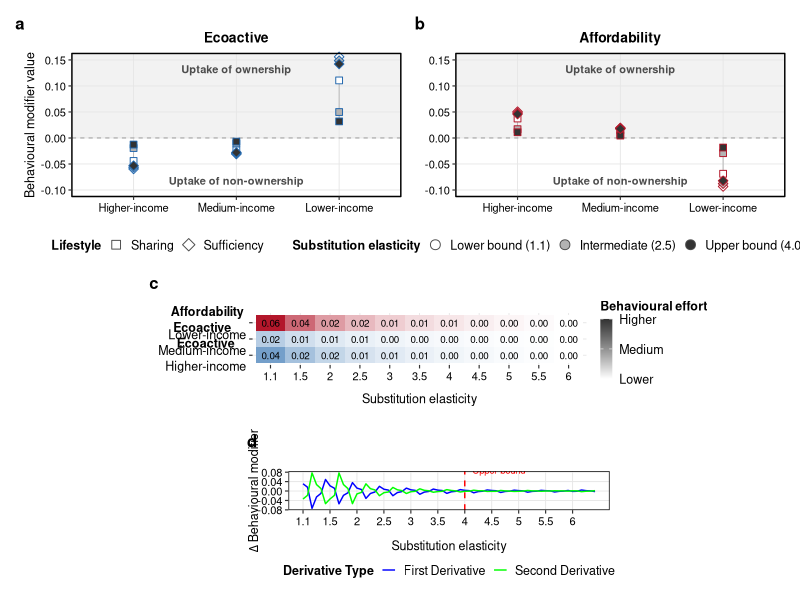

Source code (R):

data_dir        <- "~/Desktop/Paper_Rethink_Results/data_zenodo"
out_dir_default <- "~/Desktop/Paper_Rethink_Results/figures"


library(ggplot2)
library(readxl)
library(dplyr)
library(tidyr)
library(patchwork)
library(scales)
Sys.setlocale("LC_ALL", "en_US.UTF-8")

options(scipen = 999)

# ── Data from HPC sensitivity results───────────────────────────────
sigmas <- c(1.1, 1.5, 2.0, 2.5, 3.0, 3.5, 4.0, 4.5, 5.0, 5.5, 6.0)

sharing_ecoactive <- data.frame(
  sigma       = sigmas,
  lowcarbon   = c(-0.0441650390,-0.0318603515,-0.0240966796,-0.0194091796,-0.0164794921,-0.0142822265,-0.0126708984,-0.0113525390,-0.0103271484,-0.0095947265,-0.0088623046),
  cautious    = c(-0.0233642578,-0.0169189453,-0.0129638671,-0.0104736328,-0.0090087890,-0.0078369140,-0.0069580078,-0.0062255859,-0.0057861328,-0.0053466796,-0.0049072265),
  constrained = c( 0.1106689453, 0.0812255859, 0.0617431640, 0.0498779296, 0.0418212890, 0.0361083984, 0.0318603515, 0.0284912109, 0.0257080078, 0.0235107421, 0.0216064453)
)

sharing_affordability <- data.frame(
  sigma       = sigmas,
  lowcarbon   = c( 0.0374267578, 0.0273193359, 0.0208740234, 0.0169189453, 0.0142822265, 0.0123779296, 0.0110595703, 0.0100341796, 0.0091552734, 0.0084228515, 0.0078369140),
  cautious    = c( 0.0150146484, 0.0110595703, 0.0084228515, 0.0069580078, 0.0059326171, 0.0052001953, 0.0046142578, 0.0043212890, 0.0038818359, 0.0035888671, 0.0034423828),
  constrained = c(-0.0687744140,-0.0491455078,-0.0366943359,-0.0292236328,-0.0243896484,-0.0208740234,-0.0183837890,-0.0163330078,-0.0147216796,-0.0134033203,-0.0122314453)
)

sufficiency_ecoactive <- data.frame(
  sigma       = sigmas,
  lowcarbon   = c(-0.0595458984,-0.0585205078,-0.0573486328,-0.0563232421,-0.0551513671,-0.0542724609,-0.0532470703,-0.0523681640,-0.0514892578,-0.0506103515,-0.0497314453),
  cautious    = c(-0.0309814453,-0.0305419921,-0.0299560546,-0.0293701171,-0.0289306640,-0.0283447265,-0.0279052734,-0.0274658203,-0.0270263671,-0.0267333984,-0.0262939453),
  constrained = c( 0.1559326171, 0.1537353515, 0.1510986328, 0.1486083984, 0.1464111328, 0.1442138671, 0.1421630859, 0.1404052734, 0.1385009765, 0.1368896484, 0.1352783203)
)

sufficiency_affordability <- data.frame(
  sigma       = sigmas,
  lowcarbon   = c( 0.0506103515, 0.0497314453, 0.0488525390, 0.0481201171, 0.0472412109, 0.0465087890, 0.0459228515, 0.0451904296, 0.0446044921, 0.0440185546, 0.0434326171),
  cautious    = c( 0.0194091796, 0.0191162109, 0.0188232421, 0.0185302734, 0.0182373046, 0.0179443359, 0.0176513671, 0.0175048828, 0.0172119140, 0.0170654296, 0.0169189453),
  constrained = c(-0.0932373046,-0.0916259765,-0.0897216796,-0.0878173828,-0.0859130859,-0.0840087890,-0.0822509765,-0.0804931640,-0.0788818359,-0.0772705078,-0.0756591796)
)

deriv_raw <- data.frame(
  sigma     = rep(sigmas, each = 6),
  lifestyle = rep(c("Ecoactive","Ecoactive","Ecoactive",
                    "Affordability","Affordability","Affordability"), 11),
  hh        = rep(c("lowcarbon","cautious","constrained",
                    "lowcarbon","cautious","constrained"), 11),
  first_d = c(
    0.0307617187500000, 0.0161132812500000,-0.0736083985000000,
    -0.0252685547500000,-0.0098876952500000, 0.0490722655000000,
    0.0222981771111111, 0.0115559896666667,-0.0543619792222222,
    -0.0183919271111111,-0.0073242187777778, 0.0356445312222222,
    0.0124511719000000, 0.0064453125000000,-0.0313476563000000,
    -0.0104003906000000,-0.0041015625000000, 0.0199218750000000,
    0.0076171875000000, 0.0039550781000000,-0.0199218750000000,
    -0.0065917969000000,-0.0024902344000000, 0.0123046875000000,
    0.0051269531000000, 0.0026367188000000,-0.0137695312000000,
    -0.0045410157000000,-0.0017578125000000, 0.0083496094000000,
    0.0038085937000000, 0.0020507812000000,-0.0099609375000000,
    -0.0032226562000000,-0.0013183593000000, 0.0060058594000000,
    0.0029296875000000, 0.0016113281000000,-0.0076171875000000,
    -0.0023437500000000,-0.0008789063000000, 0.0045410156000000,
    0.0023437500000000, 0.0011718750000000,-0.0061523437000000,
    -0.0019042969000000,-0.0007324219000000, 0.0036621094000000,
    0.0017578125000000, 0.0008789063000000,-0.0049804688000000,
    -0.0016113281000000,-0.0007324219000000, 0.0029296875000000,
    0.0014648438000000, 0.0008789063000000,-0.0041015625000000,
    -0.0013183594000000,-0.0004394531000000, 0.0024902343000000,
    -0.0017444957272727,-0.0009721235636364, 0.0042746803818182,
    0.0015314275454545, 0.0006525212909091,-0.0024369673272727
  ),
  second_d = c(
    -0.0338541665555556,-0.0182291663333333, 0.0769856771111111,
    0.0275065105555556, 0.0102539058888889,-0.0537109371111111,
    -0.0338541665555556,-0.0182291663333333, 0.0769856771111111,
    0.0275065105555556, 0.0102539058888889,-0.0537109371111111,
    -0.0123046876000000,-0.0058593756000000, 0.0304687500000000,
    0.0099609376000000, 0.0046875004000000,-0.0199218752000000,
    -0.0070312500000000,-0.0041015620000000, 0.0152343752000000,
    0.0052734372000000, 0.0017578120000000,-0.0105468748000000,
    -0.0029296876000000,-0.0011718752000000, 0.0093750000000000,
    0.0029296876000000, 0.0011718756000000,-0.0052734376000000,
    -0.0023437500000000,-0.0011718752000000, 0.0058593748000000,
    0.0023437504000000, 0.0005859372000000,-0.0041015624000000,
    -0.0011718748000000,-0.0005859372000000, 0.0035156252000000,
    0.0011718744000000, 0.0011718748000000,-0.0017578128000000,
    -0.0011718752000000,-0.0011718752000000, 0.0023437500000000,
    0.0005859380000000,-0.0005859372000000,-0.0017578120000000,
    -0.0011718748000000, 0.0000000004000000, 0.0023437496000000,
    0.0005859372000000, 0.0005859372000000,-0.0011718756000000,
    0.0000000000000000,-0.0000000004000000, 0.0011718756000000,
    0.0005859376000000, 0.0005859380000000,-0.0005859372000000,
    0.0010697798424242, 0.0006170099212121,-0.0026944246606061,
    -0.0009011008484848,-0.0003151632969697, 0.0015935724424242
  )
) %>% mutate(row_idx = row_number())

sigma_breaks <- deriv_raw %>% group_by(sigma) %>% slice(1) %>% pull(row_idx)
sigma_labels <- as.character(sigmas)

ub_x <- deriv_raw %>% filter(sigma == 4.0) %>% slice(1) %>% pull(row_idx)
ub_y <- deriv_raw %>% filter(sigma == 4.0) %>% pull(second_d) %>% mean()

make_long <- function(df, lifestyle, behaviour) {
  df %>%
    pivot_longer(c(lowcarbon, cautious, constrained),
                 names_to = "HH_type", values_to = "Lifestyle_modifier") %>%
    mutate(
      Scenario_lifestyle = lifestyle,
      Behaviour          = behaviour,
      Elasticity         = sigma,
      Income_group       = case_when(
        HH_type == "lowcarbon"   ~ "Higher-income",
        HH_type == "cautious"    ~ "Medium-income",
        HH_type == "constrained" ~ "Lower-income"
      )
    ) %>%
    select(-sigma, -HH_type)
}

df_sharing <- bind_rows(
  make_long(sharing_ecoactive,     "Ecoactive",    "Sharing"),
  make_long(sharing_affordability, "Affordability", "Sharing")
)

df_sufficiency <- bind_rows(
  make_long(sufficiency_ecoactive,     "Ecoactive",    "Sufficiency"),
  make_long(sufficiency_affordability, "Affordability", "Sufficiency")
)

df_all <- bind_rows(df_sharing, df_sufficiency)

df_all$Income_group <- factor(df_all$Income_group,
                              levels = c("Higher-income","Medium-income","Lower-income"))
df_all$Behaviour    <- factor(df_all$Behaviour, levels = c("Sharing","Sufficiency"))

df_levels <- df_all %>%
  filter(round(Elasticity, 1) %in% c(1.1, 2.5, 4.0)) %>%
  mutate(Ecosystem = case_when(
    round(Elasticity, 1) == 1.1 ~ "Lower bound (1.1)",
    round(Elasticity, 1) == 2.5 ~ "Intermediate (2.5)",
    round(Elasticity, 1) == 4.0 ~ "Upper bound (4.0)"
  ))

df_levels$Ecosystem <- factor(df_levels$Ecosystem,
                              levels = c("Lower bound (1.1)",
                                         "Intermediate (2.5)",
                                         "Upper bound (4.0)"))

scenario_colors  <- c("Ecoactive" = "#2166AC", "Affordability" = "#B2182B")
behaviour_shapes <- c("Sharing" = 22, "Sufficiency" = 23)

# ── Theme ─────────────────────────────────────────────────────────────────────
theme_nature <- function() {
  theme_bw(base_size = 10) +
    theme(
      panel.grid.major  = element_line(color = "grey90", linewidth = 0.3),
      panel.grid.minor  = element_blank(),
      panel.border      = element_rect(color = "black", linewidth = 0.5),
      axis.title        = element_text(size = 9),
      axis.text         = element_text(size = 8, color = "black"),
      axis.ticks        = element_line(linewidth = 0.4),
      legend.position   = "bottom",
      legend.title      = element_text(size = 9, face = "bold"),
      legend.text       = element_text(size = 9),
      legend.key.size   = unit(0.4, "cm"),
      legend.background = element_blank(),
      plot.title        = element_text(size = 10, face = "bold", hjust = 0.5),
      plot.margin       = margin(5, 5, 5, 5)
    )
}

create_levels_panel <- function(data, scenario_name, title, show_y_label = TRUE) {
  subset_data <- data %>% filter(Scenario_lifestyle == scenario_name)
  
  ggplot(subset_data,
         aes(x     = Income_group,
             y     = Lifestyle_modifier,
             color = Scenario_lifestyle,
             shape = Behaviour,
             group = interaction(Income_group, Scenario_lifestyle, Behaviour))) +
    annotate("rect", xmin = -Inf, xmax = Inf, ymin = 0, ymax = Inf,
             fill = "grey90", alpha = 0.5) +
    geom_hline(yintercept = 0, linetype = "dashed",
               color = "grey50", linewidth = 0.25) +
    annotate("text", x = "Medium-income", y = 0.14,
             label = "Uptake of ownership",
             hjust = 0.5, vjust = 1, size = 2.8,
             color = "grey30", fontface = "bold") +
    annotate("text", x = "Medium-income", y = -0.09,
             label = "Uptake of non-ownership",
             hjust = 0.5, vjust = 0, size = 2.8,
             color = "grey30", fontface = "bold") +
    geom_line(linewidth = 0.3, color = "grey70") +
    geom_point(aes(fill = Ecosystem), size = 2.25, stroke = 0.5) +
    scale_color_manual(values = scenario_colors, guide = "none") +
    scale_shape_manual(values = behaviour_shapes, name = "Lifestyle") +
    scale_fill_manual(
      values = c("Lower bound (1.1)"  = "white",
                 "Intermediate (2.5)"  = "grey70",
                 "Upper bound (4.0)"   = "grey20"),
      name = "Substitution elasticity"
    ) +
    guides(
      shape = guide_legend(order = 1,
                           override.aes = list(size = 3, fill = "white",
                                               color = "grey30")),
      fill  = guide_legend(order = 2,
                           override.aes = list(shape = 21, size = 3,
                                               color = "grey30"))
    ) +
    labs(
      x     = NULL,
      y     = if (show_y_label) "Behavioural modifier value" else NULL,
      title = title
    ) +
    scale_y_continuous(breaks = seq(-0.10, 0.15, by = 0.05),
                       labels = number_format(accuracy = 0.05)) +
    coord_cartesian(ylim = c(-0.10, 0.15), clip = "off") +
    theme_nature()
}

p_eco    <- create_levels_panel(df_levels, "Ecoactive",    "Ecoactive",
                                show_y_label = TRUE)
p_afford <- create_levels_panel(df_levels, "Affordability", "Affordability",
                                show_y_label = FALSE)

top_row <- (p_eco | p_afford) +
  plot_layout(guides = "collect") &
  theme(legend.position = "bottom")

heatmap_data <- df_sharing %>%
  group_by(Scenario_lifestyle, Income_group) %>%
  mutate(
    best_case      = Lifestyle_modifier[which.max(Elasticity)],
    diff_from_best = Lifestyle_modifier - best_case,
    effort_gap     = abs(diff_from_best)
  ) %>%
  ungroup()

heatmap_filtered <- heatmap_data %>%
  filter(
    (Scenario_lifestyle == "Ecoactive"    & Income_group == "Higher-income")   |
      (Scenario_lifestyle == "Ecoactive"    & Income_group == "Medium-income") |
      (Scenario_lifestyle == "Affordability" & Income_group == "Lower-income")
  ) %>%
  mutate(
    Group_label = case_when(
      Scenario_lifestyle == "Ecoactive"    & Income_group == "Higher-income"   ~
        "Ecoactive\nHigher-income",
      Scenario_lifestyle == "Ecoactive"    & Income_group == "Medium-income" ~
        "Ecoactive\nMedium-income",
      Scenario_lifestyle == "Affordability" & Income_group == "Lower-income"    ~
        "Affordability\nLower-income"
    ),
    Elasticity_rounded = round(Elasticity, 1)
  ) %>%
  group_by(Scenario_lifestyle, Income_group, Group_label, Elasticity_rounded) %>%
  summarise(effort_gap = mean(effort_gap), .groups = "drop")

heatmap_filtered$Group_label <- factor(heatmap_filtered$Group_label,
                                       levels = c("Ecoactive\nHigher-income",
                                                  "Ecoactive\nMedium-income",
                                                  "Affordability\nLower-income"))

max_effort <- max(heatmap_filtered$effort_gap, na.rm = TRUE)
if (!is.finite(max_effort)) max_effort <- 1

heatmap_filtered <- heatmap_filtered %>%
  mutate(
    effort_norm = effort_gap / max_effort,
    fill_color  = case_when(
      Scenario_lifestyle == "Ecoactive" ~ rgb(
        red   = 1 - effort_norm * (1 - 0.13),
        green = 1 - effort_norm * (1 - 0.40),
        blue  = 1 - effort_norm * (1 - 0.67)
      ),
      Scenario_lifestyle == "Affordability" ~ rgb(
        red   = 1 - effort_norm * (1 - 0.70),
        green = 1 - effort_norm * (1 - 0.09),
        blue  = 1 - effort_norm * (1 - 0.17)
      )
    )
  )

heatmap_filtered$effort_for_legend <- heatmap_filtered$effort_gap

h_combined <- ggplot(heatmap_filtered,
                     aes(x = factor(Elasticity_rounded), y = Group_label)) +
  geom_tile(aes(fill = fill_color), color = "white", linewidth = 0) +
  scale_fill_identity() +
  geom_point(aes(color = effort_for_legend), alpha = 0, size = 0) +
  scale_color_gradient(
    low    = "white", high = "grey20",
    name   = "Behavioural effort",
    breaks = c(0, max_effort / 2, max_effort),
    labels = c("Lower", "Medium", "Higher"),
    guide  = guide_colorbar(direction      = "vertical",
                            title.position = "top",
                            barwidth       = 0.6,
                            barheight      = 3)
  ) +
  geom_text(aes(label = sprintf("%.2f", effort_gap)),
            color = "black", size = 2.5) +
  scale_y_discrete(labels = c(
    "Ecoactive\nHigher-income"   = expression(atop(bold("Ecoactive"),    "Higher-income")),
    "Ecoactive\nMedium-income" = expression(atop(bold("Ecoactive"),    "Medium-income")),
    "Affordability\nLower-income" = expression(atop(bold("Affordability"), "Lower-income"))
  )) +
  labs(x = "Substitution elasticity", y = NULL, title = "") +
  theme_nature() +
  theme(
    axis.text.x       = element_text(hjust = 0.5, size = 8),
    axis.text.y       = element_text(size = 9),
    axis.title.x      = element_text(vjust = 0, margin = margin(t = 5, b = 10)),
    panel.grid        = element_blank(),
    panel.border      = element_blank(),
    panel.background  = element_blank(),
    plot.background   = element_blank(),
    legend.position   = "right",
    legend.direction  = "vertical",
    legend.key.height = unit(0.8, "cm"),
    legend.key.width  = unit(0.3, "cm"),
    legend.title      = element_text(size = 9, face = "bold"),
    legend.text       = element_text(size = 9),
    legend.margin     = margin(0, 0, 0, 0),
    plot.margin       = margin(0, 50, 0, 50)
  ) +
  coord_cartesian(clip = "off")

p3 <- ggplot(deriv_raw, aes(x = row_idx)) +
  geom_line(aes(y = first_d,  color = "First Derivative"),  linewidth = 0.5) +
  geom_line(aes(y = second_d, color = "Second Derivative"), linewidth = 0.5) +
  geom_vline(xintercept = ub_x, linetype = "dashed",
             color = "red", linewidth = 0.5) +
  annotate("text", x = ub_x + 0.5,
           y = ub_y + 0.005,
           label = "Upper bound", color = "red",
           size = 2.5, hjust = -0.1, vjust = -2) +
  scale_x_continuous(breaks = sigma_breaks, labels = sigma_labels) +
  scale_color_manual(values = c("First Derivative"  = "blue",
                                "Second Derivative" = "green"),
                     name = "Derivative Type") +
  labs(x     = "Substitution elasticity",
       y = expression(Delta * " Behavioural modifier"),
       title = "") +
  theme_nature() +
  theme(
    axis.title.y = element_text(vjust = 4,  margin = margin(r = -10)),
    axis.title.x = element_text(vjust = -3, margin = margin(r = -10))
  )

h_wrapped  <- plot_spacer() + h_combined + plot_spacer() +
  plot_layout(widths = c(1, 500, 1))
p3_wrapped <- plot_spacer() + p3 + plot_spacer() +
  plot_layout(widths = c(1, 2, 1))

combined <- top_row / h_wrapped / p3_wrapped +
  plot_layout(heights = c(5.5, 2, 1.5)) +
  plot_annotation(tag_levels = "a") &
  theme(plot.tag = element_text(size = 12, face = "bold"))

combined
